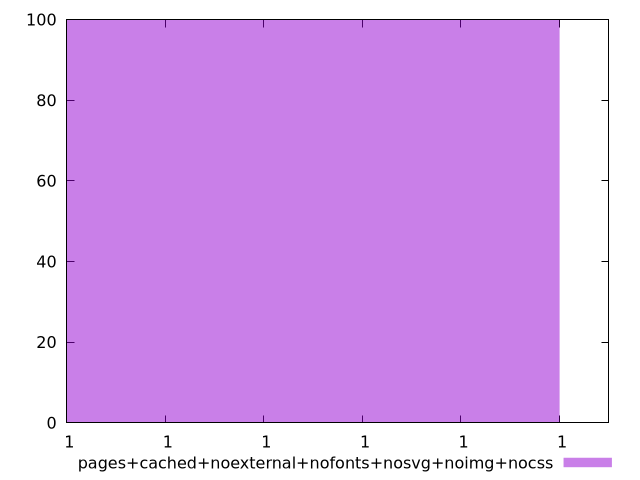

Generate this figure with gnuplot:
$_pagesCachedNoexternalNofontsNosvgNoimgNocss <<EOF
0.9999997135746175 100
EOF
set key outside below
set terminal pngcairo
set output "report_00005_2020-11-02T22-26-11.212Z/dom-size/pages+cached+noexternal+nofonts+nosvg+noimg+nocss//hist.png"
set yrange [0:100]
set boxwidth 1.037534944975059e-15
set style fill transparent solid 0.5 noborder
plot $_pagesCachedNoexternalNofontsNosvgNoimgNocss title "pages+cached+noexternal+nofonts+nosvg+noimg+nocss" with boxes ,
